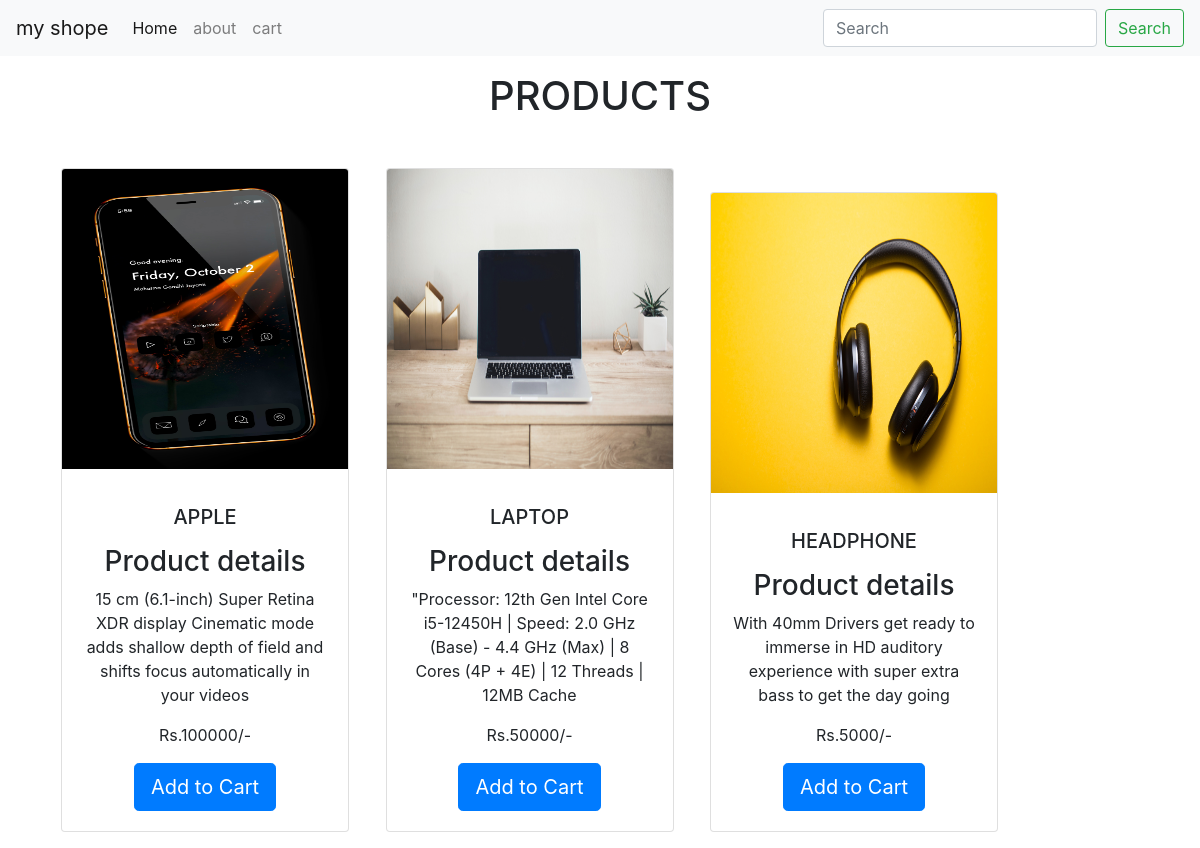
The page / on the database its author committed.
### app1/models.py (models this page shows)
class Products(models.Model):
    name=models.CharField(max_length=50)
    image=models.ImageField(upload_to="pro_image",null=True,blank=True )
    price=models.IntegerField()
    description=models.TextField(max_length=255)

### app1/views.py (the view)
# urls.py: path('',views.product, name='product'),
def product(request):
    p={
        'pro':Products.objects.all()
    }
    return render(request,'product.html',p)

### templates/product.html
{% extends 'base.html' %}
{% load static %}
{% block body_block  %}
<div class="container">
    <h1 class="text-center p-3 mb-3">Products</h1>
    {% for i in pro %}
        <div class="card text-center mx-3 my-3"  style="width: 18rem; display:inline-block">
            <img src="{{i.image.url}}" width="100" height="300" class="card-img-top" alt="...">
                <div class="card-body">
                    <h5 class="card-title text-uppercase m-3 p-10">{{i.name}}</h5>
                    <h3>Product details</h3>
                    <p class="card-text-capitalize">{{i.description}}</p>
                    <p class="card-text">Rs.{{i.price}}/-</p>
                    <a href="{% url 'add_to_cart' i.id %}">
                    <button type="button" class="btn btn-primary btn-lg">Add to Cart</button>
                    </a>
                </div>
        </div>
        {% endfor %}
      </div>
{% endblock  %}

### templates/base.html (shortened to what this page needs)
{% load static %}
<!doctype html>
<html lang="en">
  <head>
    <link rel="stylesheet" href="https://cdn.jsdelivr.net/npm/bootstrap@4.6.2/dist/css/bootstrap.min.css">
    <link rel="stylesheet" href="{% static 'style.css' %}">
  </head>
    <body>
    <nav class="navbar navbar-expand-lg navbar-light bg-light">
        <a class="navbar-brand" href="#">my shope</a>
        <div class="collapse navbar-collapse" id="navbarTogglerDemo03">
        <ul class="navbar-nav mr-auto mt-2 mt-lg-0">
            <li class="nav-item active">
            <a class="nav-link" href="{% url 'product' %}">Home <span class="sr-only">(current)</span></a>
            </li>
            <li class="nav-item">
            <a class="nav-link" href="#">about</a>
            </li>
            <li class="nav-item">
            <a class="nav-link "  href="{% url 'cart' %}">cart</a>
            </li>
        </ul>
        <form class="form-inline my-2 my-lg-0">
            <input class="form-control mr-sm-2" type="search" placeholder="Search" aria-label="Search">
            <button class="btn btn-outline-success my-2 my-sm-0" type="submit">Search</button>
        </form>
        </div>
    </nav>
    {% block body_block  %}
    {% endblock  %}
  </body>
</html>

### static/css/style.css (style rules this page uses)
h1 { text-transform: uppercase; text-align: center; }

### rows shown on the page
Products: image (picture), name "APPLE", description "15 cm (6.1-inch) Super Retina XDR display Cinematic mode adds shallow depth of field and shifts focus automatically in your videos", price "100000"
Products: image (picture), name "LAPTOP", description "\"Processor: 12th Gen Intel Core i5-12450H | Speed: 2.0 GHz (Base) - 4.4 GHz (Max) | 8 Cores (4P + 4E) | 12 Threads | 12MB Cache", price "50000"
Products: image (picture), name "HEADPHONE", description "With 40mm Drivers get ready to immerse in HD auditory experience with super extra bass to get the day going", price "5000"
